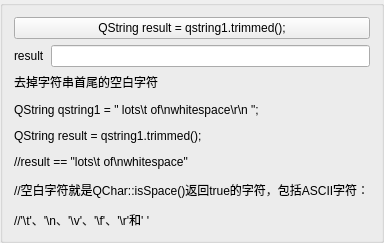
           <widget class="QGroupBox" name="groupBox_13">
            <property name="title">
             <string/>
            </property>
            <layout class="QGridLayout" name="gridLayout_13">
             <item row="0" column="0" colspan="2">
              <widget class="QPushButton" name="pbTrimmed">
               <property name="text">
                <string>QString result = qstring1.trimmed();</string>
               </property>
              </widget>
             </item>
             <item row="1" column="0">
              <widget class="QLabel" name="label_21">
               <property name="text">
                <string>result</string>
               </property>
              </widget>
             </item>
             <item row="1" column="1">
              <widget class="QLineEdit" name="leTrimmedResult"/>
             </item>
             <item row="2" column="0" colspan="2">
              <widget class="QLabel" name="label_22">
               <property name="text">
                <string>&lt;html&gt;&lt;head/&gt;&lt;body&gt;&lt;p&gt;去掉字符串首尾的空白字符&lt;/p&gt;&lt;p&gt;QString qstring1 = &amp;quot; lots\t of\nwhitespace\r\n &amp;quot;;&lt;/p&gt;&lt;p&gt;QString result = qstring1.trimmed();&lt;/p&gt;&lt;p&gt;//result == &amp;quot;lots\t of\nwhitespace&amp;quot;&lt;/p&gt;&lt;p&gt;//空白字符就是QChar::isSpace()返回true的字符，包括ASCII字符：&lt;/p&gt;&lt;p&gt;//'\t'、'\n、'\v'、'\f'、'\r'和' '&lt;/p&gt;&lt;/body&gt;&lt;/html&gt;</string>
               </property>
              </widget>
             </item>
            </layout>
           </widget>
